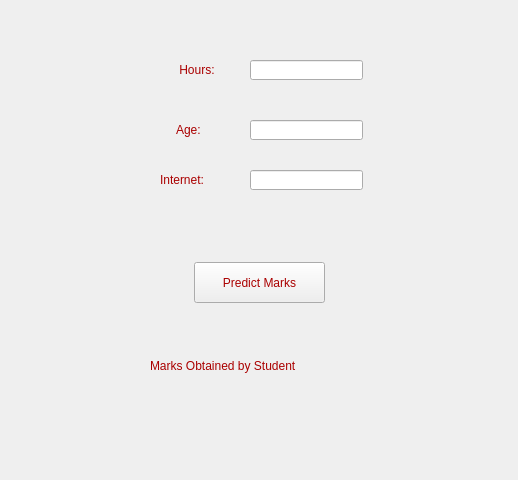
<?xml version="1.0" encoding="UTF-8"?>
<ui version="4.0">
 <class>Form</class>
 <widget class="QWidget" name="Form">
  <property name="geometry">
   <rect>
    <x>0</x>
    <y>0</y>
    <width>518</width>
    <height>480</height>
   </rect>
  </property>
  <property name="windowTitle">
   <string>Form</string>
  </property>
  <property name="styleSheet">
   <string notr="true">font: 14pt &quot;MS Shell Dlg 2&quot;;
color:rgb(170, 0, 0)</string>
  </property>
  <widget class="QLineEdit" name="lineEdit">
   <property name="geometry">
    <rect>
     <x>250</x>
     <y>60</y>
     <width>113</width>
     <height>20</height>
    </rect>
   </property>
  </widget>
  <widget class="QLineEdit" name="lineEdit_2">
   <property name="geometry">
    <rect>
     <x>250</x>
     <y>120</y>
     <width>113</width>
     <height>20</height>
    </rect>
   </property>
  </widget>
  <widget class="QLineEdit" name="lineEdit_3">
   <property name="geometry">
    <rect>
     <x>250</x>
     <y>170</y>
     <width>113</width>
     <height>20</height>
    </rect>
   </property>
  </widget>
  <widget class="QLabel" name="label">
   <property name="geometry">
    <rect>
     <x>176</x>
     <y>60</y>
     <width>91</width>
     <height>20</height>
    </rect>
   </property>
   <property name="text">
    <string> Hours:</string>
   </property>
  </widget>
  <widget class="QLabel" name="label_2">
   <property name="geometry">
    <rect>
     <x>176</x>
     <y>120</y>
     <width>101</width>
     <height>20</height>
    </rect>
   </property>
   <property name="text">
    <string>Age:</string>
   </property>
  </widget>
  <widget class="QLabel" name="label_3">
   <property name="geometry">
    <rect>
     <x>160</x>
     <y>170</y>
     <width>91</width>
     <height>20</height>
    </rect>
   </property>
   <property name="text">
    <string>Internet:</string>
   </property>
  </widget>
  <widget class="QPushButton" name="pushButton">
   <property name="geometry">
    <rect>
     <x>194</x>
     <y>262</y>
     <width>131</width>
     <height>41</height>
    </rect>
   </property>
   <property name="text">
    <string>Predict Marks</string>
   </property>
  </widget>
  <widget class="QLabel" name="label_4">
   <property name="geometry">
    <rect>
     <x>150</x>
     <y>340</y>
     <width>261</width>
     <height>51</height>
    </rect>
   </property>
   <property name="text">
    <string>Marks Obtained by Student</string>
   </property>
  </widget>
 </widget>
 <resources/>
 <connections/>
</ui>
